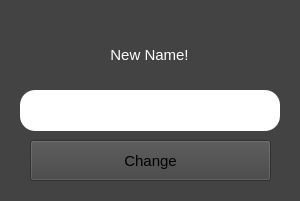
<?xml version="1.0" encoding="UTF-8"?>
<ui version="4.0">
 <class>MainWindow</class>
 <widget class="QMainWindow" name="MainWindow">
  <property name="geometry">
   <rect>
    <x>0</x>
    <y>0</y>
    <width>300</width>
    <height>201</height>
   </rect>
  </property>
  <property name="windowTitle">
   <string>MainWindow</string>
  </property>
  <property name="styleSheet">
   <string notr="true">background-color: rgb(67, 67, 67);</string>
  </property>
  <widget class="QWidget" name="centralwidget">
   <widget class="QLineEdit" name="New_name_line">
    <property name="geometry">
     <rect>
      <x>20</x>
      <y>90</y>
      <width>260</width>
      <height>41</height>
     </rect>
    </property>
    <property name="font">
     <font>
      <pointsize>11</pointsize>
     </font>
    </property>
    <property name="styleSheet">
     <string notr="true">background-color: white;
border-radius: 15px;</string>
    </property>
    <property name="alignment">
     <set>Qt::AlignCenter</set>
    </property>
   </widget>
   <widget class="QPushButton" name="new_name_button">
    <property name="geometry">
     <rect>
      <x>30</x>
      <y>140</y>
      <width>241</width>
      <height>41</height>
     </rect>
    </property>
    <property name="font">
     <font>
      <pointsize>11</pointsize>
     </font>
    </property>
    <property name="cursor">
     <cursorShape>PointingHandCursor</cursorShape>
    </property>
    <property name="styleSheet">
     <string notr="true">#go {
	background-color: rgb(29, 29, 29);
	border: 1px solid;
	border-color: white;
	border-radius: 5px;
	color: white;
}</string>
    </property>
    <property name="text">
     <string>Change</string>
    </property>
   </widget>
   <widget class="QLabel" name="label">
    <property name="geometry">
     <rect>
      <x>34</x>
      <y>29</y>
      <width>231</width>
      <height>51</height>
     </rect>
    </property>
    <property name="font">
     <font>
      <pointsize>11</pointsize>
     </font>
    </property>
    <property name="styleSheet">
     <string notr="true">color: white;
border-radius: 15px;</string>
    </property>
    <property name="text">
     <string>New Name!</string>
    </property>
    <property name="alignment">
     <set>Qt::AlignCenter</set>
    </property>
   </widget>
  </widget>
 </widget>
 <resources/>
 <connections/>
</ui>
